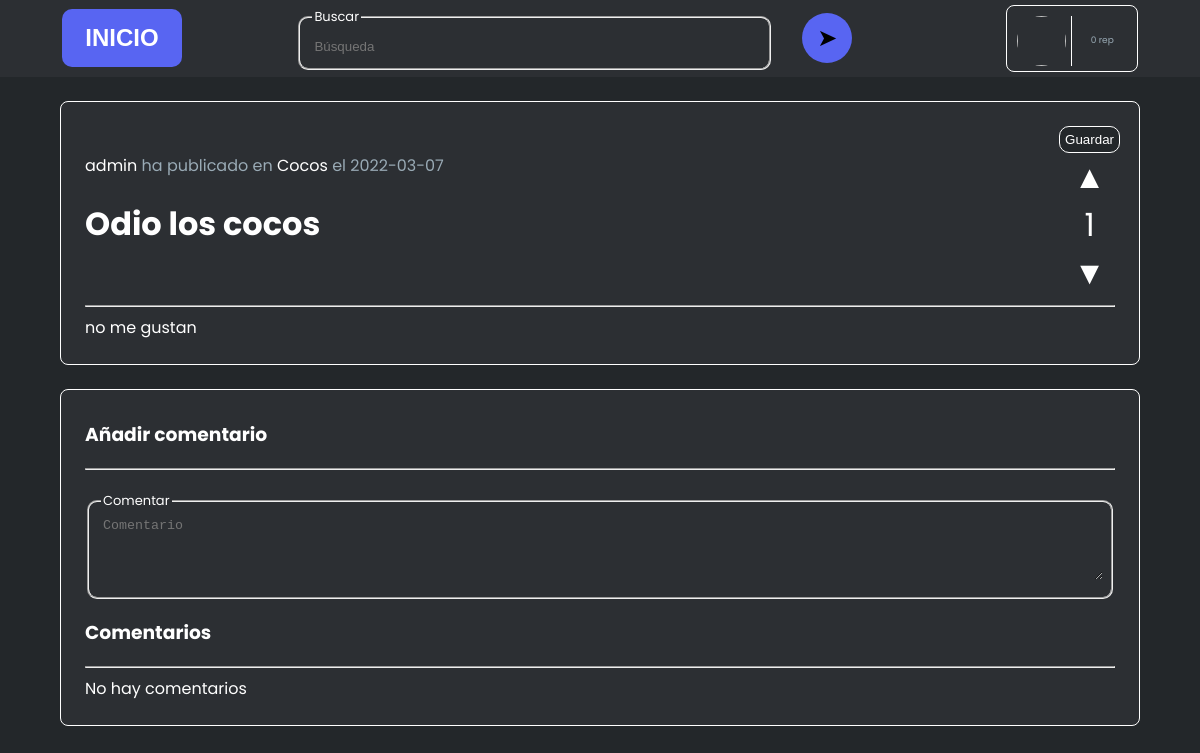
Screenshot of /sitio/art/index.php?id=2 with the database file from the repository.
### tables this page shows
CREATE TABLE `articulos` (
  `id` int(11) NOT NULL AUTO_INCREMENT,
  `titulo` varchar(150) DEFAULT NULL,
  `contenido` longtext DEFAULT NULL,
  `op` varchar(16) DEFAULT NULL,
  `categoria` int(11) DEFAULT NULL,
  `fecha_publicacion` date DEFAULT current_timestamp(),
  PRIMARY KEY (`id`),
  KEY `op` (`op`),
  KEY `categoria` (`categoria`),
  CONSTRAINT `articulos_ibfk_1` FOREIGN KEY (`op`) REFERENCES `usuarios` (`alias`) ON DELETE CASCADE,
  CONSTRAINT `articulos_ibfk_2` FOREIGN KEY (`categoria`) REFERENCES `categorias` (`id`) ON DELETE CASCADE
);

CREATE TABLE `categorias` (
  `id` int(11) NOT NULL AUTO_INCREMENT,
  `nombre` varchar(16) DEFAULT NULL,
  `descripcion` varchar(255) DEFAULT NULL,
  `propietario` varchar(16) DEFAULT NULL,
  `fecha_creacion` date DEFAULT current_timestamp(),
  PRIMARY KEY (`id`),
  KEY `propietario` (`propietario`),
  CONSTRAINT `categorias_ibfk_1` FOREIGN KEY (`propietario`) REFERENCES `usuarios` (`alias`) ON DELETE CASCADE
);

### sitio/art/index.php (the view, shortened to what this page needs)
<!DOCTYPE html><html lang="es">
<head>
    <link rel="stylesheet" href="resources/styles.css">
    <?php
        require_once("../../conexion/utils.php");
        if(!isset($con)) $con = new mysqli("localhost", "root", "", "Scope");
        $resArt = $con->query("SELECT * FROM articulos WHERE id = ".$_GET['id']);
        $articulo = mysqli_fetch_assoc($resArt);
        $resCat = $con->query("SELECT * FROM categorias WHERE id = ".$articulo['categoria']);
        $categoria = mysqli_fetch_assoc($resCat);
        $resRep = $con->query("SELECT * FROM votosxarticulos WHERE art=".$_GET['id']);
        $positivos = 0;
        if ($resRep->num_rows > 0) {
            while ($row = mysqli_fetch_assoc($resRep)) $rep[] = $row;
            for ($i = 0; $i < count($rep); $i++){
                if ($rep[$i]['positivo'] == 1) $positivos++;
                else $positivos--;
            }
        }
        $resCom = $con->query("SELECT * FROM comentarios WHERE articulo = ".$_GET['id']." ORDER BY id DESC");
    ?>
</head>
<body>
    <div id="header">
        <div class="inicio">
            <button class="btn btnInicio" onclick="location.href='../home'">INICIO</button>
        </div>
        <form id='formBuscar' class="busqueda" method='post' action="../busqueda/">
            <div id="divFieldset">
                <fieldset id="fieldsetBuscar">
                    <legend>Buscar</legend>
                    <input type="text" class="input buscar" id="buscar" name="buscar" placeholder="Búsqueda">
                </fieldset>
            </div>
            <button type="button" class='btn btnBuscar' id='btnBuscar'>
                ➤
            </button>
        </form>
        <div class="perfil">
            <img id="fotoPerfil">
            <div class="alias">
                <div class="rep"><?php
                    $res = $con->query("SELECT (SELECT COUNT(*) FROM votosxarticulos WHERE art IN (SELECT id FROM articulos WHERE op='".$_SESSION['user']['alias']."') AND positivo=1) - (SELECT COUNT(*) FROM votosxarticulos WHERE art IN (SELECT id FROM articulos WHERE op='".$_SESSION['user']['alias']."') AND positivo=0) as rep");
                    $rep = mysqli_fetch_assoc($res);
                    echo $rep['rep'];
                ?> rep</div>
            </div>
        </div>
    </div>
    <div id="articulo"
    <?php
        if (isset($voto)){
            if ($voto['positivo'] == 1) echo "class='liked'";
            else echo "class='disliked'";
        }
    ?>>
        <div class="cabecera">
            <div class="izqd">
                <div class="op">
                    <?php echo "<a href='../user/index.php?alias=".$articulo['op']."'>".$articulo['op']."</a> ha publicado en <a href='../cat/index.php?id=".$categoria['id']."'>".$categoria['nombre']."</a> el ".$articulo['fecha_publicacion']; ?>
                </div>
                <div class="titulo">
                    <h1><?php echo $articulo['titulo']; ?></h1>
                </div>
            </div>
            <div class="drch">
                <button id="guardar" class="btn
                <?php
                    $res = $con->query("SELECT * FROM publicacionesguardadas WHERE alias='".$_SESSION['user']['alias']."' AND art='".$articulo['id']."'");
                    if ($res->num_rows == 0) echo "guardarPub\">Guardar</button>";
                    else echo "guardada\">Guardado</button>";
                ?>
                <div class="like likeA">▲</div>
                <div class="nVotos"><?php echo $positivos; ?></div>
                <div class="dislike dislikeA">▼</div>
            </div>
        </div>
        <hr/>
        <div class="content">
            <?php
                $contenido = base64_decode($articulo['contenido']);
                echo $contenido;
            ?>
        </div>
    </div>
    <div class="comentarios">
        <h3>Añadir comentario</h3>
        <hr/>
        <div class="comment">
            <fieldset id="fieldsetComment">
                <legend>Comentar</legend>
                <textarea class="input comentar" id="comentar" name="comentar" rows="4" placeholder="Comentario"></textarea>
            </fieldset>
        </div>
        <h3>Comentarios</h3>
        <hr/>
        <?php
            if($resCom->num_rows < 1) echo "No hay comentarios";
        ?>
    </div>
</body>
</html>

### sitio/art/resources/styles.css (style rules this page uses)
html, body { width: 100vw; height: 100vh; overflow: auto; }
body { margin: 0; padding: 0; background-color: #23272A; font-family: "Poppins", Arial, Sans-Serif; color: white; }
.btn { padding: 5%; padding-top: 6%; padding-bottom: 6%; width: 100%; border: none; border-radius: 10px; background-color: rgb(88, 101, 242); cursor: pointer; }
fieldset { cursor: text; text-align: start; border-radius: 10px; }
fieldset > legend { font-size: small; }
.input { color: white; border: none; background: transparent; width: 100%; height: 100%; }
#header { display: flex; flex-wrap: nowrap; flex-direction: row; justify-content: space-around; align-items: center; background-color: #2C2F33; padding: .3em; }
.inicio { font-weight: 700; text-align: center; width: 10%; min-width: 120px; }
.perfil { cursor: pointer; border: 1px solid white; border-radius: .5em; display: flex; flex-direction: row; width: 120px; height: 55px; padding: 5px; }
.perfil img { display: inline-block; width: 50px; height: 50px; border-radius: 50%; margin: 5px; }
.alias { width: 50px; height: 50px; display: flex; align-items: center; justify-content: center; flex-direction: column; margin: 5px; margin-left: 0px; padding-left: 5px; border-left: 1px solid white; }
.rep { text-align: center; width: 100%; color: #99AAB5; font-size: xx-small; }
.btnInicio { padding: 15px; color: white; font-weight: 600; font-size: x-large; }
#articulo { border-radius: .5em; border: 1px solid white; margin-top: 2%; margin-left: 5%; margin-right: 5%; max-height: 60vh; padding: 2%; overflow: hidden; background-color: #2C2F33; }
.content { max-height: 40vh; overflow-y: auto; }
.comentarios { margin-top: 2%; margin-left: 5%; margin-right: 5%; border-radius: .5em; border: 1px solid white; padding: 2%; padding-top: 1%; background-color: #2C2F33; }
.drch { display: flex; flex-wrap: nowrap; flex-direction: column; }
.cabecera { display: flex; flex-wrap: nowrap; flex-direction: row; }
.cabecera { justify-content: space-between; align-items: center; }
.nVotos { font-size: xx-large; }
.comment { display: flex; flex-direction: row; flex-wrap: nowrap; align-items: center; margin-top: 2%; width: auto; }
#fieldsetComment { width: 100%; }
.op { color: #99AAB5 }
.drch { align-items: center; }
.like, .dislike { cursor: pointer; font-size: xx-large; }
textarea { resize: vertical; }
a:link { color: rgb(88, 101, 242); background-color: transparent; }
.btnBuscar { margin-left: 5%; border-radius: 50%; font-size: x-large; padding: 1%; width: 50px; height: 50px; display: flex; justify-content: center; align-items: center; }
.busqueda { width: 50%; display: flex; flex-direction: row; align-items: center; }
#divFieldset { width: 80%; }
#buscar { color: white; }
.izqd a, .izqd a:active, .izqd a:hover { color: white; text-decoration: none; }
.guardarPub { border-radius: 10px; border: 1px solid white; background-color: #23272A; color: white; padding: 10%; width: auto; }

### rows the page displays
articulos: op "admin", fecha_publicacion "2022-03-07", titulo "Odio los cocos", contenido "no me gustan"
categorias: nombre "Cocos"

### other values shown
$rep['rep'] "0"
$positivos "1"
